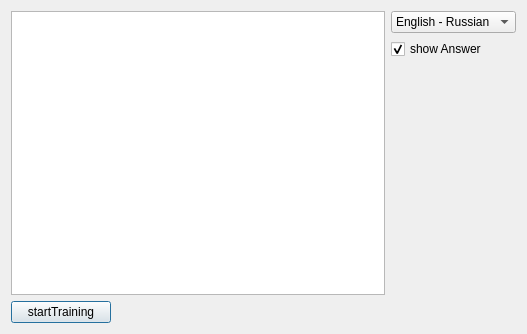
<?xml version="1.0" encoding="UTF-8"?>
<ui version="4.0">
 <class>TrainingSetting</class>
 <widget class="QDialog" name="TrainingSetting">
  <property name="geometry">
   <rect>
    <x>0</x>
    <y>0</y>
    <width>527</width>
    <height>334</height>
   </rect>
  </property>
  <property name="windowTitle">
   <string>Dialog</string>
  </property>
  <layout class="QHBoxLayout" name="horizontalLayout">
   <item>
    <layout class="QVBoxLayout" name="verticalLayout_2">
     <item>
      <widget class="QListWidget" name="listWords_lw"/>
     </item>
     <item>
      <widget class="QPushButton" name="start_btn">
       <property name="maximumSize">
        <size>
         <width>100</width>
         <height>16777215</height>
        </size>
       </property>
       <property name="text">
        <string>startTraining</string>
       </property>
      </widget>
     </item>
    </layout>
   </item>
   <item>
    <layout class="QVBoxLayout" name="verticalLayout">
     <item>
      <widget class="QComboBox" name="selectLang_cb">
       <item>
        <property name="text">
         <string>English - Russian</string>
        </property>
       </item>
       <item>
        <property name="text">
         <string>Russian - English</string>
        </property>
       </item>
      </widget>
     </item>
     <item>
      <widget class="QCheckBox" name="showAnsw_cb">
       <property name="text">
        <string>show Answer</string>
       </property>
       <property name="checked">
        <bool>true</bool>
       </property>
      </widget>
     </item>
     <item>
      <spacer name="verticalSpacer">
       <property name="orientation">
        <enum>Qt::Vertical</enum>
       </property>
       <property name="sizeHint" stdset="0">
        <size>
         <width>20</width>
         <height>40</height>
        </size>
       </property>
      </spacer>
     </item>
    </layout>
   </item>
  </layout>
 </widget>
 <resources/>
 <connections/>
</ui>
